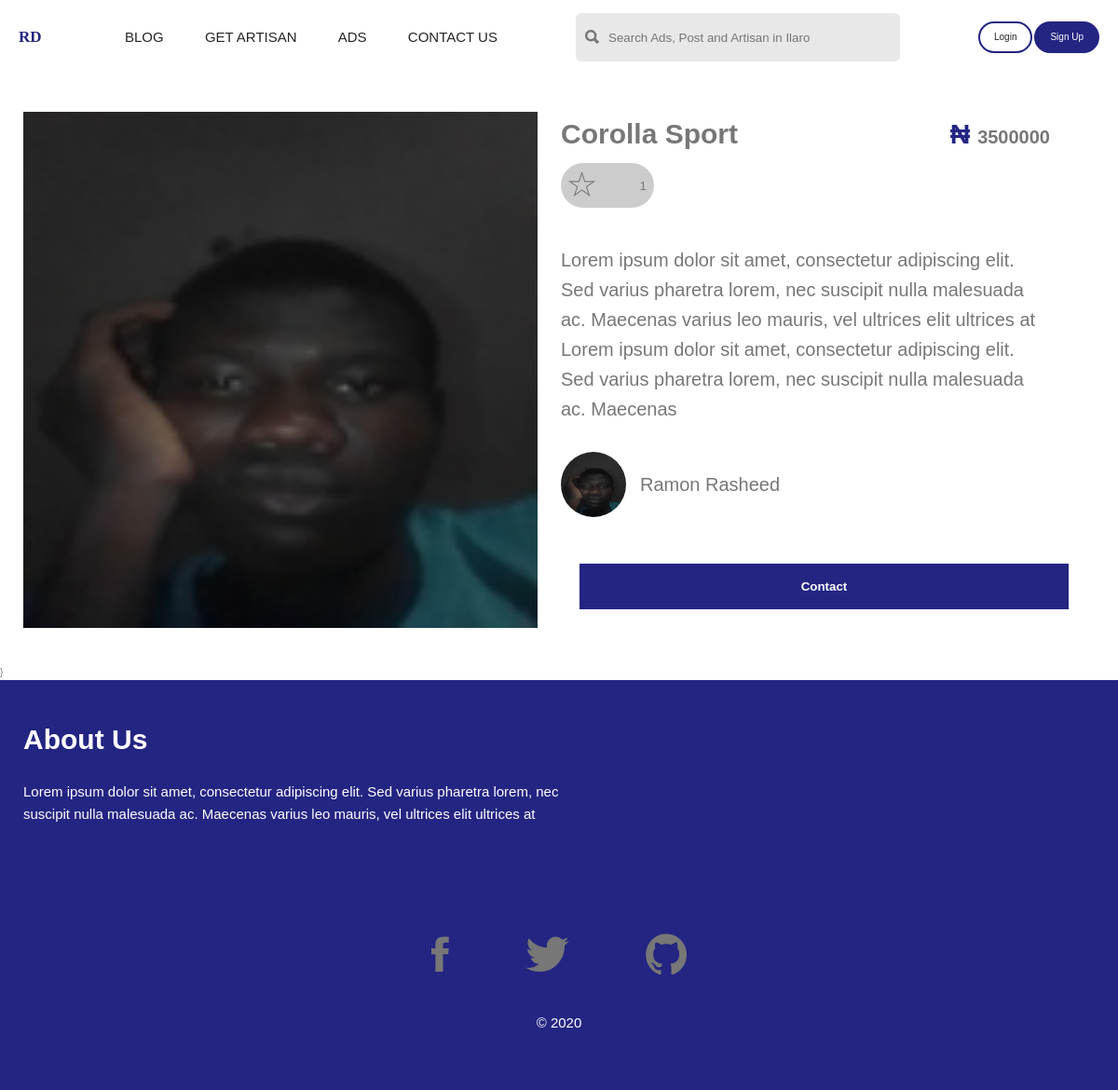
/ads/e7500338-8b1c-4d89-b0fb-710207b4b720/, run on the app's committed database.
### main/models.py (models this page shows, shortened)
class AdImage(models.Model):
    id = models.UUIDField(primary_key=True, default=uuid.uuid4, editable=False)
    ad = models.ForeignKey(Ad, on_delete=models.CASCADE)
    image = models.ImageField()

class Ad(models.Model):
    cat = [
        ('phones', 'Phones and Tablets'),
        ('computers', 'Computers and Accessories'),
        ('cars', 'Cars'),
        ('home', 'Home and Kicthen'),
        ('babies', 'Kids and Toys'),
        ('electronic', 'Electronics'),
    ]
    id = models.UUIDField(primary_key=True, default=uuid.uuid4, editable=False)
    user = models.ForeignKey(MyUser, on_delete=models.CASCADE)
    title = models.CharField(max_length=60)
    description = models.TextField(max_length=300)
    categories = models.CharField(max_length=300, choices=cat)
    location = models.CharField(max_length=100, default="Ilaro Ogun State")
    price = models.PositiveIntegerField()
    liked = models.ManyToManyField(
        MyUser, default=None, blank=True, related_name="liked")
    boosted = models.BooleanField(default=False)
    created_at = models.DateTimeField(auto_now_add=True)

### myAuth/models.py (models this page shows, shortened)
class MyUser(AbstractBaseUser):
    id = models.UUIDField(primary_key=True, default=uuid.uuid4, editable=False)
    email = models.EmailField(verbose_name="email", max_length=60, unique=True)
    date_joined = models.DateTimeField(
        verbose_name='date joined', auto_now_add=True)
    last_login = models.DateTimeField(verbose_name='last login', auto_now=True)
    is_admin = models.BooleanField(default=False)
    is_active = models.BooleanField(default=True)
    is_staff = models.BooleanField(default=False)
    is_superuser = models.BooleanField(default=False)
    fullname = models.CharField(max_length=60)
    phone = models.PositiveIntegerField()
    photo = models.ImageField()
    is_artisan = models.BooleanField(default=False)
    USERNAME_FIELD = 'email'
    REQUIRED_FIELDS = ['fullname', 'phone']
    objects = MyUserManager()

### main/views.py (the view)
# urls.py: path("ads/<str:id>/", ads_details_view, name="ads_details"),
def ads_details_view(request, id):
    ad = get_object_or_404(Ad, id=id)
    imgs = AdImage.objects.filter(ad=ad.id)
    context = {
        "ad": ad,
        "images": imgs
    }
    return render(request, 'ads/adsDetails.html', context)

### razboy/middwares.py (called while the page is built)
def open_access_middleware(get_response):
    def middleware(request):
        response = get_response(request)
        response["Access-Control-Allow-Origin"] = "*"
        response["Access-Control-Allow-Headers"] = "*"
        return response
    return middleware

### templates/ads/adsDetails.html (shortened to what this page needs)
{% extends 'base.html' %}
{% block r %}r{% endblock r %}
{% block content %}
    <section class="details-container">
     <div class="details-images">
       <div class="image-view">
         <figure class="image-fig-view">
           <img class="img-view" src="{{ images.0.image.url }}" alt="Image 1" />
         </figure>
       </div>
     </div>
     <div class="details-info">
       <div class="details-top">
         <h3 class="details-title">{{ ad.title }}</h3>
         <p class="details-big">
           <span class="cur">&#8358;</span>
           <span class="price">
             {{ ad.price }}
           </span>
         </p>
       </div>
       <div class="details-body">
            <form action="{% url 'like_ad' ad.pk %}" method="POST">
                <button type="submit" name="ad_id" class="btn-like" value="{{ ad.id }}"
                    style="border: none; background: #ccc; cursor: pointer; outline: none">
                    <i class="ion-ios-star-outline"></i>
                    <p class="likes-count">{{ ad.liked.count }}</p>
                </button>
            </form>
         <div class="details-des">
           <p class="text">
             {{ ad.description }}
           </p>
         </div>
       </div>
       <div class="details-bottom">
         <div class="seller-info">
           <img class="seller-img" src="{{ ad.user.photo.url }}" alt="" />
           <h5 class="seller-name">{{ ad.user.fullname }}</h5>
         </div>
         <button class="btn-chat" type="submit">Contact</button>
       </div>
     </div>
   </section>
{% endblock content %}

### static/css/style.css (style rules this page uses)
html { font-size: 62.5%; }
body { font-size: 1rem; font-family: "Gill Sans", sans-serif; color: #777; line-height: 1.6; font-weight: 300; position: relative; }
.details-container { width: 100%; padding: 4rem 2.5rem; display: flex; align-items: stretch; }
.details-images { width: 48%; display: flex; align-items: center; justify-content: space-between; }
.image-view { width: 100%; align-self: stretch; }
.image-fig-view { width: 100%; height: 100%; }
.img-view { width: 100%; height: 100%; object-fit: cover; display: block; }
.details-info { padding: 0rem 2.5rem; width: 50%; }
.details-top { width: 100%; display: flex; justify-content: space-between; align-items: center; }
.details-title { font-size: 3rem; }
.details-big { font-weight: 700; justify-self: flex-end; }
.cur { font-size: 3rem; color: #242582; }
.price { font-size: 2rem; margin-left: 0.5rem; }
.details-body { margin-top: 0.7rem; width: 100%; }
.btn-like { padding: 0.5rem 0.8rem; display: flex; justify-content: space-between; border-radius: 200px; align-items: center; width: 10rem; background-color: #f7f7f7; }
.btn-like i { font-size: 250%; }
.details-des { margin-top: 4rem; }
.details-des p { font-size: 2rem; }
.details-bottom { width: 100%; margin-top: 3rem; }
.seller-info { display: flex; align-items: center; margin-bottom: 3rem; }
.seller-img { height: 7rem; width: 7rem; border-radius: 50%; }
.seller-name { margin-left: 1.5rem; font-size: 2rem; font-weight: 400; }
.btn-chat { width: 100%; margin: 2rem; padding: 1.7rem; border: none; background-color: #242582; color: #fff; font-weight: 700; }

### data on the page
AdImage: image (picture)
Ad: title "Corolla Sport", price "3500000", liked.count "1", description "Lorem ipsum dolor sit amet, consectetur adipiscing elit. Sed varius pharetra lorem, nec suscipit nulla malesuada ac. Maecenas varius leo mauris, vel ultrices elit ultrices at Lorem ipsum dolor sit amet, consectetur adipiscing elit. Sed varius pharetra lorem, nec suscipit nulla malesuada ac. Maecenas", user.photo (picture), user.fullname "Ramon Rasheed"
